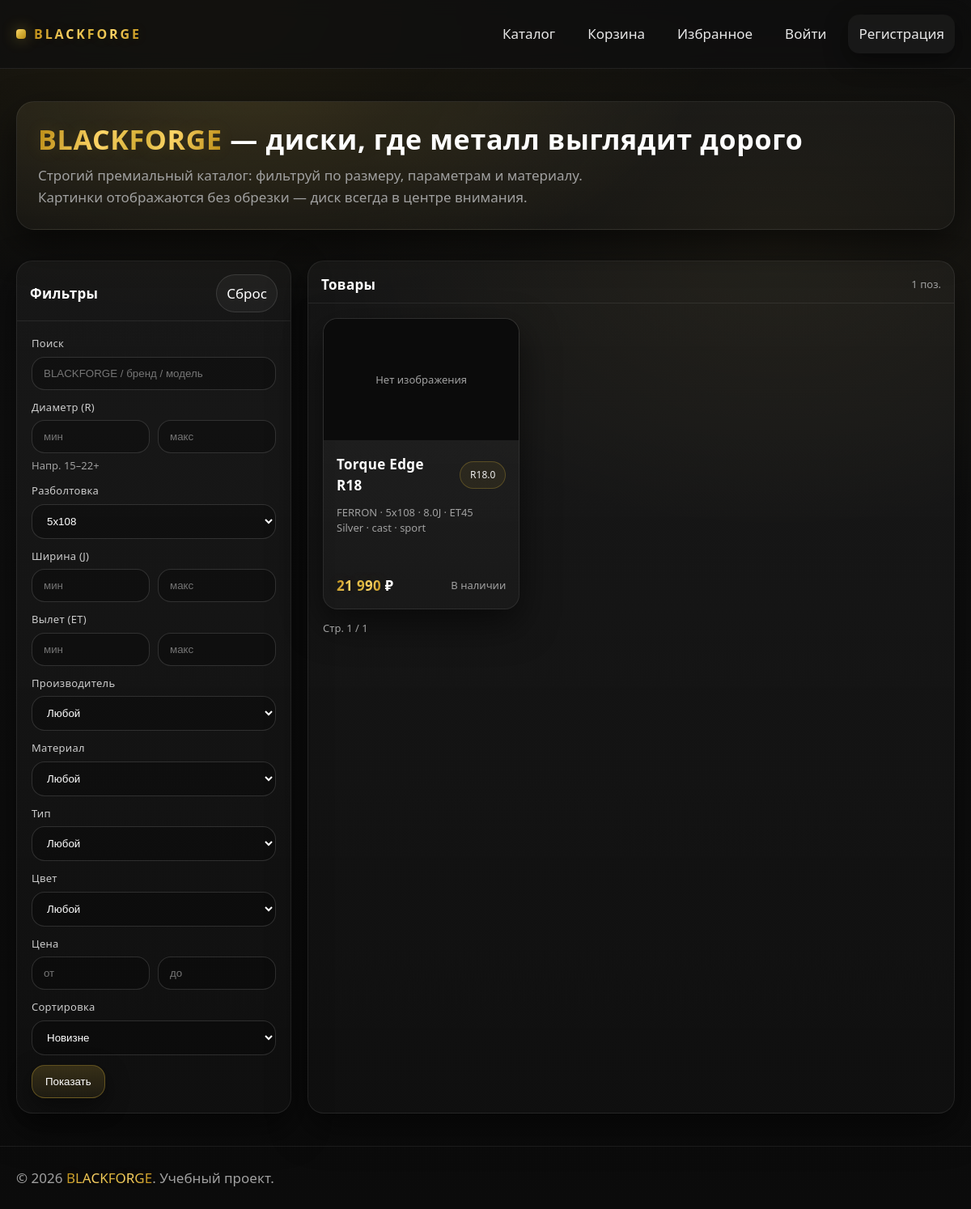
The page /index.php?bolt=5x108 on the database its author committed.
### tables this page shows
CREATE TABLE IF NOT EXISTS products (
  id INT UNSIGNED NOT NULL AUTO_INCREMENT PRIMARY KEY,
  name VARCHAR(220) NOT NULL,
  brand VARCHAR(120) NOT NULL,
  description TEXT NULL,
  diameter_inch DECIMAL(4,1) NOT NULL,            
  bolt_pattern VARCHAR(40) NOT NULL,              
  width_inch DECIMAL(4,1) NOT NULL,               
  et_offset INT NOT NULL,                         
  material ENUM('cast','forged') NOT NULL,        
  type ENUM('sport','lux') NOT NULL,              
  color VARCHAR(80) NOT NULL,
  price DECIMAL(12,2) NOT NULL,
  stock_qty INT NOT NULL DEFAULT 0,
  popularity INT NOT NULL DEFAULT 0,
  created_at TIMESTAMP NOT NULL DEFAULT CURRENT_TIMESTAMP,
  updated_at TIMESTAMP NULL DEFAULT NULL ON UPDATE CURRENT_TIMESTAMP,
  KEY idx_products_brand (brand),
  KEY idx_products_diameter (diameter_inch),
  KEY idx_products_price (price),
  KEY idx_products_popularity (popularity),
  KEY idx_products_created (created_at)
);

### app/includes/config.php (called while the page is built, shortened)
<?php
return [
    'db' => [
        'host' => '127.0.0.1',
        'port' => 3306,
        'name' => 'blackforge',
        'user' => 'root',
        'pass' => '',
        'charset' => 'utf8mb4',
    ],
    'app' => [
        'base_url' => '/blackforge/public',
        'uploads_dir' => __DIR__ . '/../../public/uploads',
        'uploads_url' => '/blackforge/public/uploads',
        'max_upload_bytes' => 8 * 1024 * 1024,
    ],
];

### app/includes/db.php (called while the page is built, shortened)
<?php
function db(): PDO
{
    static $pdo = null;
    if ($pdo instanceof PDO) {
        return $pdo;
    }
    $cfg = require __DIR__ . '/config.php';
    $db = $cfg['db'];
    $dsn = sprintf(
        'mysql:host=%s;port=%d;dbname=%s;charset=%s',
        $db['host'],
        (int)$db['port'],
        $db['name'],
        $db['charset']
    );
    $pdo = new PDO($dsn, $db['user'], $db['pass'], [
        PDO::ATTR_ERRMODE => PDO::ERRMODE_EXCEPTION,
        PDO::ATTR_DEFAULT_FETCH_MODE => PDO::FETCH_ASSOC,
        PDO::ATTR_EMULATE_PREPARES => false,
    ]);
    return $pdo;
}

### app/includes/view.php (called while the page is built, shortened)
<?php
function e(?string $s): string
{
    return htmlspecialchars((string)$s, ENT_QUOTES | ENT_SUBSTITUTE, 'UTF-8');
}
function app_config(): array
{
    static $cfg = null;
    if (is_array($cfg)) {
        return $cfg;
    }
    $cfg = require __DIR__ . '/config.php';
    return $cfg;
}
function base_url(string $path = ''): string
{
    $cfg = app_config();
    $base = rtrim((string)$cfg['app']['base_url'], '/');
    $path = ltrim($path, '/');
    return $path === '' ? $base . '/' : $base . '/' . $path;
}

### public/index.php (the view, shortened to what this page needs)
<?php
require_once __DIR__ . '/../app/includes/layout.php';
require_once __DIR__ . '/../app/includes/db.php';
require_once __DIR__ . '/../app/includes/view.php';
$diameterMin = isset($_GET['r_min']) ? (float)$_GET['r_min'] : null;
$diameterMax = isset($_GET['r_max']) ? (float)$_GET['r_max'] : null;
$bolt = isset($_GET['bolt']) ? trim((string)$_GET['bolt']) : '';
$widthMin = isset($_GET['w_min']) ? (float)$_GET['w_min'] : null;
$widthMax = isset($_GET['w_max']) ? (float)$_GET['w_max'] : null;
$etMin = isset($_GET['et_min']) ? (int)$_GET['et_min'] : null;
$etMax = isset($_GET['et_max']) ? (int)$_GET['et_max'] : null;
$priceMin = isset($_GET['p_min']) ? (float)$_GET['p_min'] : null;
$priceMax = isset($_GET['p_max']) ? (float)$_GET['p_max'] : null;
$q = isset($_GET['q']) ? trim((string)$_GET['q']) : '';
$sort = isset($_GET['sort']) ? (string)$_GET['sort'] : 'new';
$sortSql = 'p.created_at DESC';
$page = max(1, (int)($_GET['page'] ?? 1));
$perPage = 9;
$offset = ($page - 1) * $perPage;
$where = [];
$params = [];
if ($bolt !== '') { $where[] = 'p.bolt_pattern = ?'; $params[] = $bolt; }
$whereSql = $where ? ('WHERE ' . implode(' AND ', $where)) : '';
$stmt = db()->prepare("SELECT COUNT(*) AS c FROM products p $whereSql");
$stmt->execute($params);
$total = (int)($stmt->fetch()['c'] ?? 0);
$pages = max(1, (int)ceil($total / $perPage));
$sql = "
SELECT
  p.*,
  (SELECT url FROM product_images i WHERE i.product_id=p.id ORDER BY i.is_primary DESC, i.id ASC LIMIT 1) AS image_url
FROM products p
$whereSql
ORDER BY $sortSql
LIMIT $perPage OFFSET $offset
";
$stmt = db()->prepare($sql);
$stmt->execute($params);
$products = $stmt->fetchAll();
$bolts = db()->query("SELECT DISTINCT bolt_pattern FROM products ORDER BY bolt_pattern")->fetchAll();
?>
<section class="hero">
  <div class="hero__card">
    <h1 class="hero__title"><span class="gold">BLACKFORGE</span> — диски, где металл выглядит дорого</h1>
    <p class="hero__sub">Строгий премиальный каталог: фильтруй по размеру, параметрам и материалу. Картинки отображаются без обрезки — диск всегда в центре внимания.</p>
  </div>
</section>
<section class="grid">
  <aside class="panel">
    <div class="panel__head">
      <div class="row">
        <div style="font-weight:800; letter-spacing:.02em;">Фильтры</div>
        <a class="tab" href="<?= e(base_url('index.php')) ?>">Сброс</a>
      </div>
    </div>
    <div class="panel__body">
      <form method="get" action="<?= e(base_url('index.php')) ?>">
        <div class="field">
          <div class="label">Поиск</div>
          <input class="input" name="q" value="<?= e($q) ?>" placeholder="BLACKFORGE / бренд / модель">
        </div>
        <div class="field">
          <div class="label">Диаметр (R)</div>
          <div class="row">
            <input class="input" style="width:50%" name="r_min" value="<?= e($diameterMin !== null ? (string)$diameterMin : '') ?>" placeholder="мин">
            <input class="input" style="width:50%" name="r_max" value="<?= e($diameterMax !== null ? (string)$diameterMax : '') ?>" placeholder="макс">
          </div>
          <div class="hint">Напр. 15–22+</div>
        </div>
        <div class="field">
          <div class="label">Разболтовка</div>
          <select class="select" name="bolt">
            <?php foreach ($bolts as $b): $v = (string)$b['bolt_pattern']; ?>
              <option value="<?= e($v) ?>" <?= $v === $bolt ? 'selected' : '' ?>><?= e($v) ?></option>
            <?php endforeach; ?>
          </select>
        </div>
        <div class="field">
          <div class="label">Ширина (J)</div>
          <div class="row">
            <input class="input" style="width:50%" name="w_min" value="<?= e($widthMin !== null ? (string)$widthMin : '') ?>" placeholder="мин">
            <input class="input" style="width:50%" name="w_max" value="<?= e($widthMax !== null ? (string)$widthMax : '') ?>" placeholder="макс">
          </div>
        </div>
        <div class="field">
          <div class="label">Вылет (ET)</div>
          <div class="row">
            <input class="input" style="width:50%" name="et_min" value="<?= e($etMin !== null ? (string)$etMin : '') ?>" placeholder="мин">
            <input class="input" style="width:50%" name="et_max" value="<?= e($etMax !== null ? (string)$etMax : '') ?>" placeholder="макс">
          </div>
        </div>
        <div class="field">
          <div class="label">Производитель</div>
          <select class="select" name="brand">
            <option value="">Любой</option>
          </select>
        </div>
        <div class="field">
          <div class="label">Материал</div>
          <select class="select" name="material">
            <option value="">Любой</option>
          </select>
        </div>
        <div class="field">
          <div class="label">Тип</div>
          <select class="select" name="type">
            <option value="">Любой</option>
          </select>
        </div>
        <div class="field">
          <div class="label">Цвет</div>
          <select class="select" name="color">
            <option value="">Любой</option>
          </select>
        </div>
        <div class="field">
          <div class="label">Цена</div>
          <div class="row">
            <input class="input" style="width:50%" name="p_min" value="<?= e($priceMin !== null ? (string)$priceMin : '') ?>" placeholder="от">
            <input class="input" style="width:50%" name="p_max" value="<?= e($priceMax !== null ? (string)$priceMax : '') ?>" placeholder="до">
          </div>
        </div>
        <div class="field">
          <div class="label">Сортировка</div>
          <select class="select" name="sort">
            <option value="new" <?= $sort === 'new' ? 'selected' : '' ?>>Новизне</option>
          </select>
        </div>
        <button class="btn" type="submit">Показать</button>
      </form>
    </div>
  </aside>
  <div class="panel">
    <div class="panel__head">
      <div class="row">
        <div style="font-weight:800; letter-spacing:.02em;">Товары</div>
        <div class="hint"><?= (int)$total ?> поз.</div>
      </div>
    </div>
    <div class="panel__body">
      <?php if (!$products): ?>
        <div class="alert">Ничего не найдено — попробуй ослабить фильтры.</div>
      <?php else: ?>
        <div class="products">
          <?php foreach ($products as $p): ?>
            <a class="card" href="<?= e(base_url('product.php?id=' . (int)$p['id'])) ?>">
              <div class="card__img">
                <?php if (!empty($p['image_url'])): ?>
                  <img src="<?= e((string)$p['image_url']) ?>" alt="<?= e((string)$p['name']) ?>">
                <?php else: ?>
                  <div class="hint">Нет изображения</div>
                <?php endif; ?>
              </div>
              <div class="card__body">
                <div class="row">
                  <div class="card__title"><?= e((string)$p['name']) ?></div>
                  <span class="badge">R<?= e((string)$p['diameter_inch']) ?></span>
                </div>
                <div class="card__meta">
                  <?= e((string)$p['brand']) ?> · <?= e((string)$p['bolt_pattern']) ?> · <?= e((string)$p['width_inch']) ?>J · ET<?= e((string)$p['et_offset']) ?><br>
                  <?= e((string)$p['color']) ?> · <?= e((string)$p['material']) ?> · <?= e((string)$p['type']) ?>
                </div>
                <div class="row" style="margin-top:auto;">
                  <div class="price"><span class="gold"><?= number_format((float)$p['price'], 0, '.', ' ') ?></span> ₽</div>
                  <div class="hint"><?= (int)$p['stock_qty'] > 0 ? 'В наличии' : 'Нет' ?></div>
                </div>
              </div>
            </a>
          <?php endforeach; ?>
        </div>
        <div style="display:flex; gap:10px; justify-content:space-between; margin-top:14px; align-items:center;">
          <div class="hint">Стр. <?= (int)$page ?> / <?= (int)$pages ?></div>
        </div>
      <?php endif; ?>
    </div>
  </div>
</section>

### public/assets/css/styles.css (style rules this page uses)
:root { --bg:#0F0F0F; --bg2:#1C1C1C; --text:#FFFFFF; --muted:#A0A0A0; --gold1:#FFD86B; --gold2:#D4AF37; --gold3:#B88912; --line:rgba(255,255,255,.08); --shadow:0 18px 45px rgba(0,0,0,.55); }
* { box-sizing:border-box }
html,body { height:100% }
body { margin:0; font-family: ui-sans-serif, system-ui, -apple-system, "Segoe UI", Roboto, Arial, "Noto Sans", "Liberation Sans", sans-serif; font-size: 17px; line-height: 1.5; background: radial-gradient(1200px 700px at 20% 0%, rgba(212,175,55,.10), transparent 55%), radial-gradient(900px 600px at 80% 20%, rgba(255,216,107,.06), transparent 60%), linear-gradient(180deg, #0B0B0B 0%, var(--bg) 35%, #0B0B0B 100%); color:var(--text); }
a { color:inherit;text-decoration:none }
.gold { background: linear-gradient(110deg, var(--gold3) 0%, var(--gold1) 35%, var(--gold2) 55%, var(--gold1) 70%, var(--gold3) 100%); -webkit-background-clip:text;background-clip:text; color:transparent; position:relative; text-shadow: 0 0 22px rgba(212,175,55,.12); }
.btn { display:inline-flex;align-items:center;justify-content:center;gap:10px; padding:12px 16px;border-radius:16px; border:1px solid rgba(212,175,55,.35); background: linear-gradient(180deg, rgba(212,175,55,.20), rgba(212,175,55,.08)); color:#fff; box-shadow: 0 10px 30px rgba(0,0,0,.45); cursor:pointer; }
.hero { padding:40px 0 18px; }
.hero__card { border:1px solid var(--line); background: radial-gradient(900px 380px at 25% 0%, rgba(212,175,55,.10), transparent 60%), linear-gradient(180deg, rgba(255,255,255,.04), rgba(255,255,255,.02)); border-radius:22px; padding:26px; box-shadow: var(--shadow); overflow:hidden; position:relative; }
.hero__title { margin:0;font-size:34px;letter-spacing:.02em; line-height: 1.2 }
.hero__sub { margin:12px 0 0;color:var(--muted);max-width:74ch;line-height:1.55 }
.grid { display:grid; grid-template-columns: 340px 1fr; gap:20px; padding:20px 0 40px; }
.panel { background: linear-gradient(180deg, rgba(255,255,255,.04), rgba(255,255,255,.02)); border:1px solid var(--line); border-radius:20px; box-shadow: var(--shadow); }
.panel__head { padding:16px 16px 10px;border-bottom:1px solid var(--line) }
.panel__body { padding:18px }
.field { display:flex;flex-direction:column;gap:6px;margin-bottom:12px }
.label { font-size:13px;color:rgba(255,255,255,.78);letter-spacing:.02em }
.input,.select { border-radius:16px; border:1px solid rgba(255,255,255,.14); background: rgba(0,0,0,.25); color:var(--text); padding:12px 14px; outline:none; }
.hint { font-size:13px;color:var(--muted);line-height:1.45 }
.products { display:grid; grid-template-columns: repeat(3, minmax(0, 1fr)); gap:16px; }
.card { border:1px solid var(--line); border-radius:18px; background: linear-gradient(180deg, rgba(255,255,255,.04), rgba(255,255,255,.02)); overflow:hidden; box-shadow: var(--shadow); display:flex;flex-direction:column; min-height: 360px; }
.card__img { aspect-ratio: 16 / 10; background: #0b0b0b; display:flex;align-items:center;justify-content:center; border-bottom:1px solid var(--line); }
.card__body { padding:16px;display:flex;flex-direction:column;gap:12px;flex:1 }
.card__title { font-weight:700;letter-spacing:.02em }
.card__meta { color:var(--muted);font-size:13px;line-height:1.45 }
.price { font-weight:800;letter-spacing:.02em }
.row { display:flex;gap:10px;align-items:center;justify-content:space-between }
.badge { font-size:12px; padding:7px 12px; border-radius:999px; border:1px solid rgba(212,175,55,.28); background: rgba(212,175,55,.08); color: rgba(255,255,255,.92); }
.tab { padding:10px 12px;border-radius:999px; border:1px solid rgba(255,255,255,.12); background: rgba(255,255,255,.04); }

### rows shown on the page
products: name "Torque Edge R18", diameter_inch "18.0", brand "FERRON", bolt_pattern "5x108", width_inch "8.0", et_offset "45", color "Silver", material "cast", type "sport", stock_qty "В наличии"

### other values the page prints
$total "1"
$page "1"
$pages "1"
form field bolt "5x108"
